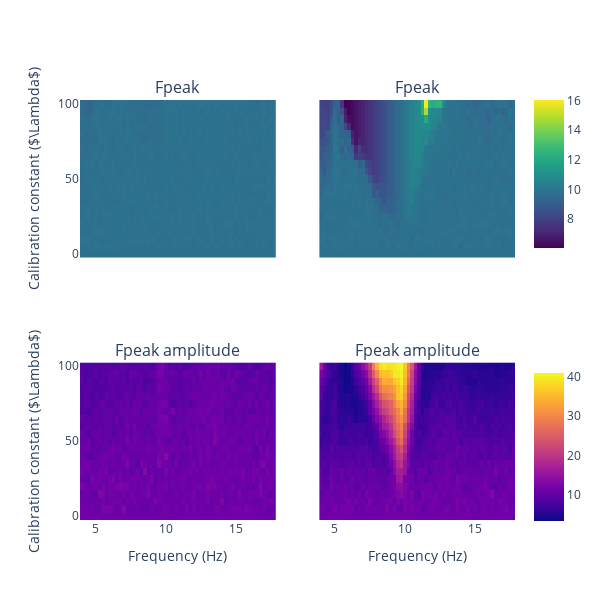

Write notebook code for a chart like this one.
### Code cell
aux1 = df1[df1["node"]=="Precuneus_R"].groupby(["w","fex"])["fpeak","amp_fpeak"].mean().reset_index()   
aux2 = df2[df2["node"]=="Precuneus_R"].groupby(["w","fex"])["fpeak","amp_fpeak"].mean().reset_index()

matrix11 = aux1.pivot(index="w", columns="fex", values="fpeak")
matrix21 = aux1.pivot(index="w", columns="fex", values="amp_fpeak")
matrix12 = aux2.pivot(index="w", columns="fex", values="fpeak")
matrix22 = aux2.pivot(index="w", columns="fex", values="amp_fpeak")

vmin_fpeak = np.min([np.min(matrix11), np.min(matrix12)])
vmax_fpeak = np.max([np.max(matrix11), np.max(matrix12)])
vmin_amp_fpeak = np.min([np.min(matrix21), np.min(matrix22)])
vmax_amp_fpeak = np.max([np.max(matrix21), np.max(matrix22)])

x = aux1["fex"].unique()
y = aux1["w"].unique()

fig = make_subplots(2, 2,
                    shared_xaxes=True, 
                    shared_yaxes=True,
                    subplot_titles=("Fpeak", "Fpeak",
                                    "Fpeak amplitude", "Fpeak amplitude"))

trace1 = go.Heatmap(x=x,y=y, z=matrix11, colorscale='Viridis', zmin=vmin_fpeak, zmax=vmax_fpeak, showscale=False)
trace2 = go.Heatmap(x=x,y=y, z=matrix12, colorscale='Viridis', zmin=vmin_fpeak, zmax=vmax_fpeak, colorbar=dict(len=0.4, y=0.75+0.075))
trace3 = go.Heatmap(x=x,y=y, z=matrix21, zmin = vmin_amp_fpeak, zmax=vmax_amp_fpeak, showscale=False)
trace4 = go.Heatmap(x=x,y=y, z=matrix22, zmin = vmin_amp_fpeak, zmax=vmax_amp_fpeak, colorbar=dict(len=0.4, y=0.25-0.075))

fig.add_trace(trace1, 1, 1)
fig.add_trace(trace2, 1, 2)
fig.add_trace(trace3, 2, 1)
fig.add_trace(trace4, 2, 2)

fig.update_xaxes(title_text="Frequency (Hz)", row=2, col=1)
fig.update_xaxes(title_text="Frequency (Hz)", row=2, col=2)
fig.update_yaxes(title_text=r"Calibration constant ($\Lambda$)", row=1, col=1)
fig.update_yaxes(title_text=r"Calibration constant ($\Lambda$)", row=2, col=1)

fig.update_layout(width=600, height=600)
#                   coloraxis=dict(colorscale='deep_r', colorbar_x=0.43, colorbar_thickness=23),
#                   coloraxis2=dict(colorscale='matter_r', colorbar_x=1.0075, colorbar_thickness=23))

### Figure 1 — Plotly figure (JSON) as saved in the notebook; plotly's stock layout.template omitted (floating-point values rounded to 4 significant figures; data arrays with more than 128 entries replaced by an {"elided": "..."} marker saying what was removed)
{"data": [{"colorscale": [[0, "#440154"], [0.1111, "#482878"], [0.2222, "#3e4989"], [0.3333, "#31688e"], [0.4444, "#26828e"], [0.5556, "#1f9e89"], [0.6667, "#35b779"], [0.7778, "#6ece58"], [0.8889, "#b5de2b"], [1, "#fde725"]], "showscale": false, "type": "heatmap", "x": [4, 4.25, 4.5, 4.75, 5, 5.25, 5.5, 5.75, 6, 6.25, 6.5, 6.75, 7, 7.25, 7.5, 7.75, 8, 8.25, 8.5, 8.75, 9, 9.25, 9.5, 9.75, 10, 10.25, 10.5, 10.75, 11, 11.25, 11.5, 11.75, 12, 12.25, 12.5, 12.75, 13, 13.25, 13.5, 13.75, 14, 14.25, 14.5, 14.75, 15, 15.25, 15.5, 15.75, 16, 16.25, 16.5, 16.75, 17, 17.25, 17.5, 17.75], "xaxis": "x", "y": [0, 5, 10, 15, 20, 25, 30, 35, 40, 45, 50, 55, 60, 65, 70, 75, 80, 85, 90, 95, 100], "yaxis": "y", "z": {"elided": "21x56 float values"}, "zmax": 16.06, "zmin": 6.079}, {"colorbar": {"len": 0.4, "y": 0.825}, "colorscale": [[0, "#440154"], [0.1111, "#482878"], [0.2222, "#3e4989"], [0.3333, "#31688e"], [0.4444, "#26828e"], [0.5556, "#1f9e89"], [0.6667, "#35b779"], [0.7778, "#6ece58"], [0.8889, "#b5de2b"], [1, "#fde725"]], "type": "heatmap", "x": [4, 4.25, 4.5, 4.75, 5, 5.25, 5.5, 5.75, 6, 6.25, 6.5, 6.75, 7, 7.25, 7.5, 7.75, 8, 8.25, 8.5, 8.75, 9, 9.25, 9.5, 9.75, 10, 10.25, 10.5, 10.75, 11, 11.25, 11.5, 11.75, 12, 12.25, 12.5, 12.75, 13, 13.25, 13.5, 13.75, 14, 14.25, 14.5, 14.75, 15, 15.25, 15.5, 15.75, 16, 16.25, 16.5, 16.75, 17, 17.25, 17.5, 17.75], "xaxis": "x2", "y": [0, 5, 10, 15, 20, 25, 30, 35, 40, 45, 50, 55, 60, 65, 70, 75, 80, 85, 90, 95, 100], "yaxis": "y2", "z": {"elided": "21x56 float values"}, "zmax": 16.06, "zmin": 6.079}, {"showscale": false, "type": "heatmap", "x": [4, 4.25, 4.5, 4.75, 5, 5.25, 5.5, 5.75, 6, 6.25, 6.5, 6.75, 7, 7.25, 7.5, 7.75, 8, 8.25, 8.5, 8.75, 9, 9.25, 9.5, 9.75, 10, 10.25, 10.5, 10.75, 11, 11.25, 11.5, 11.75, 12, 12.25, 12.5, 12.75, 13, 13.25, 13.5, 13.75, 14, 14.25, 14.5, 14.75, 15, 15.25, 15.5, 15.75, 16, 16.25, 16.5, 16.75, 17, 17.25, 17.5, 17.75], "xaxis": "x3", "y": [0, 5, 10, 15, 20, 25, 30, 35, 40, 45, 50, 55, 60, 65, 70, 75, 80, 85, 90, 95, 100], "yaxis": "y3", "z": {"elided": "21x56 float values"}, "zmax": 41.02, "zmin": 3.527}, {"colorbar": {"len": 0.4, "y": 0.175}, "type": "heatmap", "x": [4, 4.25, 4.5, 4.75, 5, 5.25, 5.5, 5.75, 6, 6.25, 6.5, 6.75, 7, 7.25, 7.5, 7.75, 8, 8.25, 8.5, 8.75, 9, 9.25, 9.5, 9.75, 10, 10.25, 10.5, 10.75, 11, 11.25, 11.5, 11.75, 12, 12.25, 12.5, 12.75, 13, 13.25, 13.5, 13.75, 14, 14.25, 14.5, 14.75, 15, 15.25, 15.5, 15.75, 16, 16.25, 16.5, 16.75, 17, 17.25, 17.5, 17.75], "xaxis": "x4", "y": [0, 5, 10, 15, 20, 25, 30, 35, 40, 45, 50, 55, 60, 65, 70, 75, 80, 85, 90, 95, 100], "yaxis": "y4", "z": {"elided": "21x56 float values"}, "zmax": 41.02, "zmin": 3.527}], "layout": {"annotations": [{"font": {"size": 16}, "showarrow": false, "text": "Fpeak", "x": 0.225, "xanchor": "center", "xref": "paper", "y": 1, "yanchor": "bottom", "yref": "paper"}, {"font": {"size": 16}, "showarrow": false, "text": "Fpeak", "x": 0.775, "xanchor": "center", "xref": "paper", "y": 1, "yanchor": "bottom", "yref": "paper"}, {"font": {"size": 16}, "showarrow": false, "text": "Fpeak amplitude", "x": 0.225, "xanchor": "center", "xref": "paper", "y": 0.375, "yanchor": "bottom", "yref": "paper"}, {"font": {"size": 16}, "showarrow": false, "text": "Fpeak amplitude", "x": 0.775, "xanchor": "center", "xref": "paper", "y": 0.375, "yanchor": "bottom", "yref": "paper"}], "height": 600, "width": 600, "xaxis": {"anchor": "y", "domain": [0, 0.45], "matches": "x3", "showticklabels": false}, "xaxis2": {"anchor": "y2", "domain": [0.55, 1], "matches": "x4", "showticklabels": false}, "xaxis3": {"anchor": "y3", "domain": [0, 0.45], "title": {"text": "Frequency (Hz)"}}, "xaxis4": {"anchor": "y4", "domain": [0.55, 1], "title": {"text": "Frequency (Hz)"}}, "yaxis": {"anchor": "x", "domain": [0.625, 1], "title": {"text": "Calibration constant ($\\Lambda$)"}}, "yaxis2": {"anchor": "x2", "domain": [0.625, 1], "matches": "y", "showticklabels": false}, "yaxis3": {"anchor": "x3", "domain": [0, 0.375], "title": {"text": "Calibration constant ($\\Lambda$)"}}, "yaxis4": {"anchor": "x4", "domain": [0, 0.375], "matches": "y3", "showticklabels": false}}}
